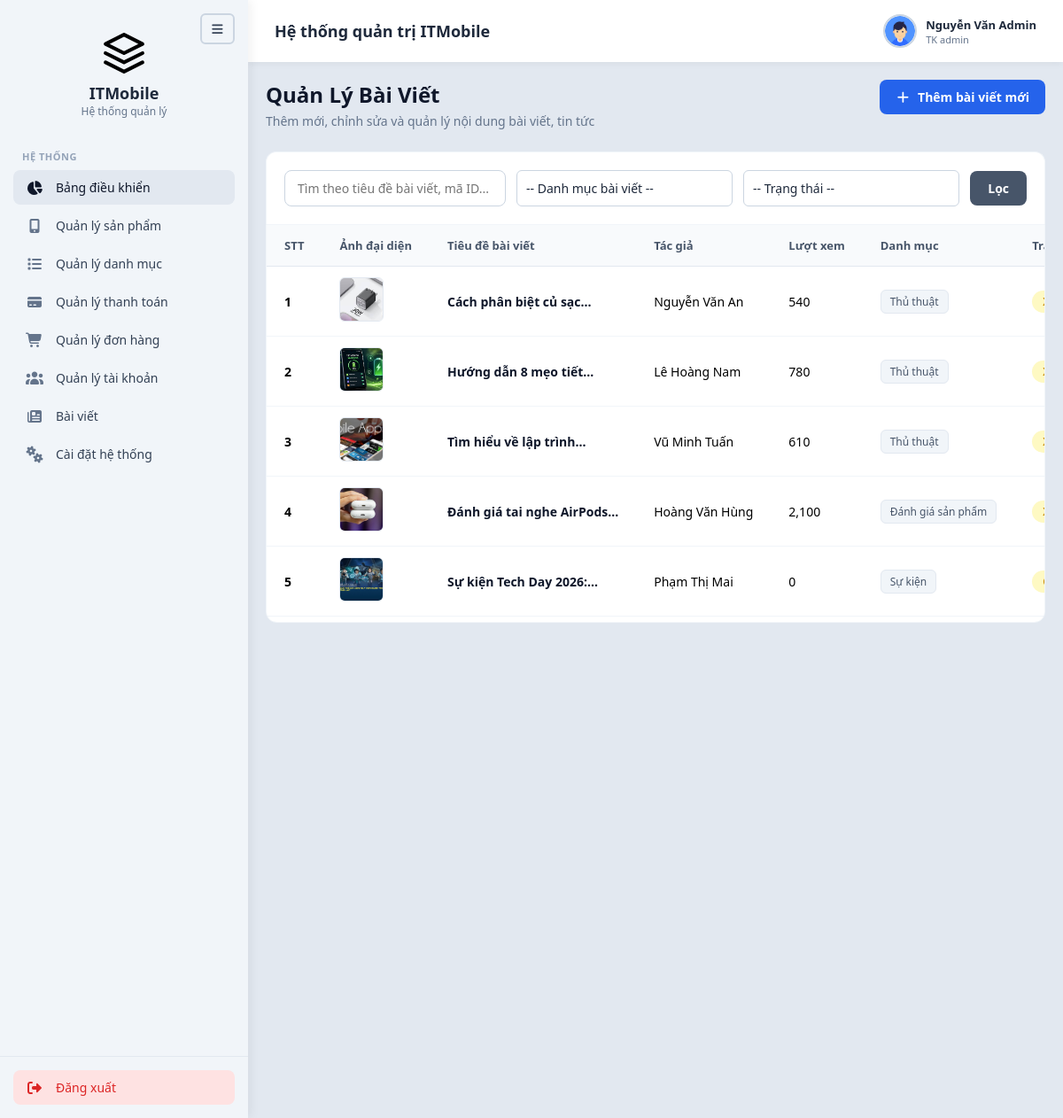
The app's page /Web_site/admin/baiviet.php (signed in), older data.
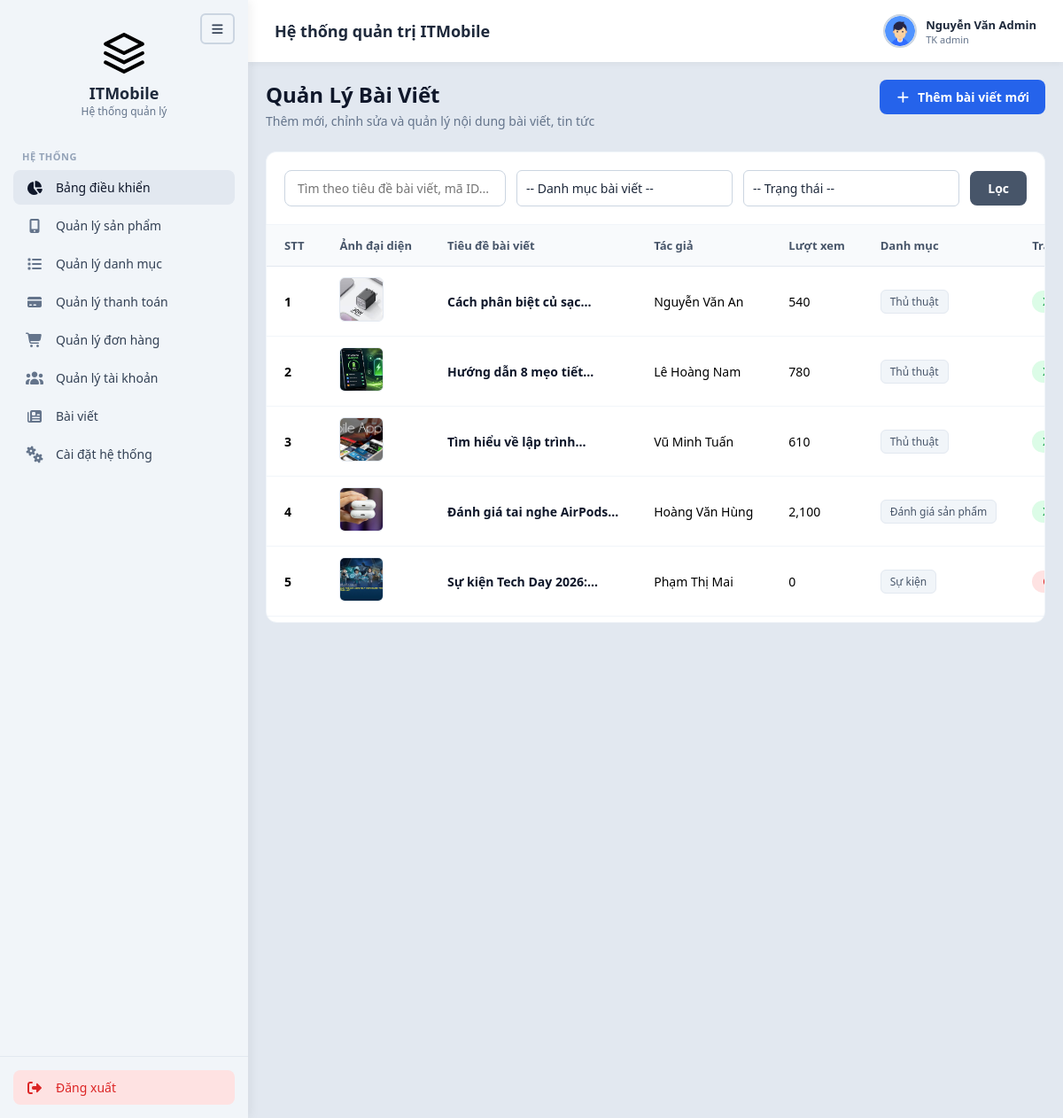
The same page, newer data.
### Web_site/admin/baiviet.php (the view, shortened to what the changed rows need)
<?php
include("includes/header.php");
include("includes/navbar.php");
?>
<main class="main-content">
    <div class="content-card">
        <div class="page-header">
            <div class="page-title">
                <h1>Quản Lý Bài Viết</h1>
            </div>
        </div>
        <div class="table-container">
            <table>
                <thead>
                    <tr>
                        <th>STT</th>
                        <th>Ảnh đại diện</th>
                        <th>Tiêu đề bài viết</th>
                        <th>Tác giả</th>
                        <th>Lượt xem</th>
                        <th>Danh mục</th>
                        <th>Trạng thái</th>
                    </tr>
                </thead>
            </table>
        </div>
    </div>
</main>
<?php
include("includes/footer.php");
?>

Row changes from the older to the newer data that the page shows:
changed articles "Nguyễn Văn An": status "Xuat ban" → "Xuất bản" (drawn)
changed articles "Lê Hoàng Nam": status "Xuat ban" → "Xuất bản" (drawn)
changed articles "Vũ Minh Tuấn": status "Xuat ban" → "Xuất bản" (drawn)
changed articles "Hoàng Văn Hùng": status "Xuat ban" → "Xuất bản" (drawn)
changed articles "Phạm Thị Mai": status "Cho duyet" → "Chờ duyệt" (drawn)
